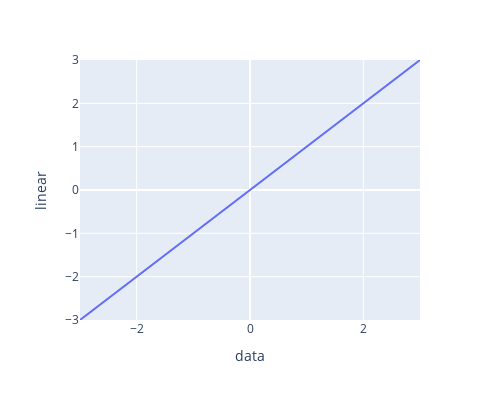

The notebook cell this image was saved under:
### Code cell
px.line(data, x='data', y='linear', width=500, height=400, range_y=[-3,3])

### Figure 1 — Plotly figure (JSON) as saved in the notebook; plotly's stock layout.template omitted (floating-point values rounded to 4 significant figures; data arrays with more than 128 entries replaced by an {"elided": "..."} marker saying what was removed)
{"data": [{"hovertemplate": "data=%{x}<br>linear=%{y}<extra></extra>", "legendgroup": "", "line": {"color": "#636efa", "dash": "solid"}, "mode": "lines", "name": "", "orientation": "v", "showlegend": false, "type": "scatter", "x": {"elided": "300 float values"}, "xaxis": "x", "y": {"elided": "300 float values"}, "yaxis": "y"}], "layout": {"height": 400, "legend": {"tracegroupgap": 0}, "margin": {"t": 60}, "width": 500, "xaxis": {"anchor": "y", "domain": [0, 1], "title": {"text": "data"}}, "yaxis": {"anchor": "x", "domain": [0, 1], "range": [-3, 3], "title": {"text": "linear"}}}}
